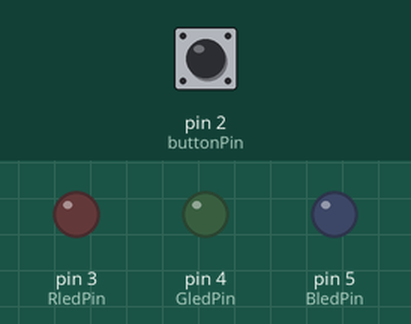
This sketch was run on a simulated Arduino Uno, built with avr-gcc and run on an emulated ATmega328P. Shown: output pins drawn as LEDs (lit = HIGH). The test bench sets the inputs (shaded band); at power-on: pin 2 (buttonPin) LOW.

Above: at 1.2 s.
1.3 s: pin 2 (buttonPin) pulled HIGH for 0.15 s
At 2.7 s:
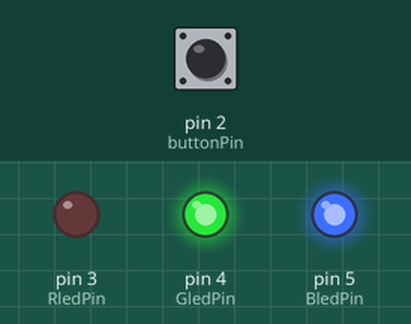
3.1 s: pin 2 (buttonPin) pulled HIGH for 1 s
At 4.0 s:
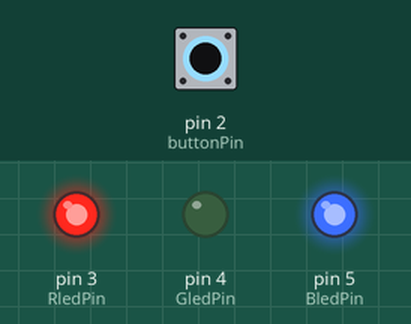
5.6 s: pin 2 (buttonPin) pulled HIGH for 0.15 s
At 7.1 s:
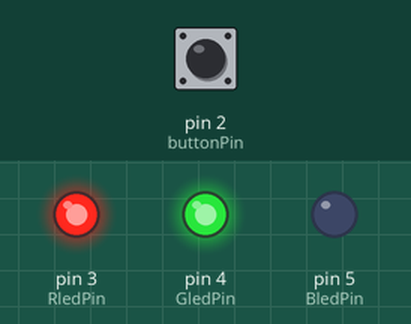
7.4 s: pin 2 (buttonPin) pulled HIGH for 3.2 s
At 8.5 s:
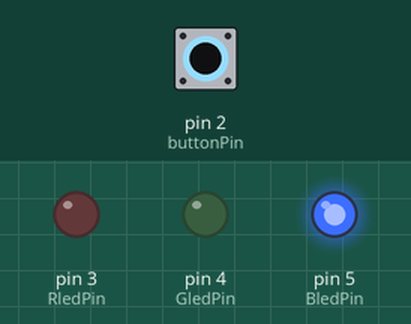
12.1 s: pin 2 (buttonPin) pulled HIGH for 0.15 s
At 13.3 s:
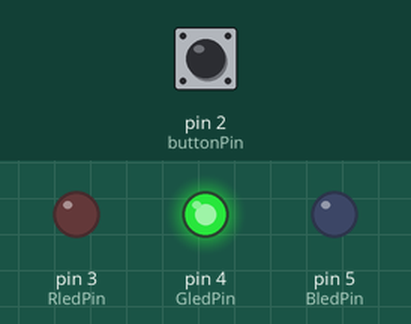
13.9 s: pin 2 (buttonPin) pulled HIGH for 1 s
At 14.7 s:
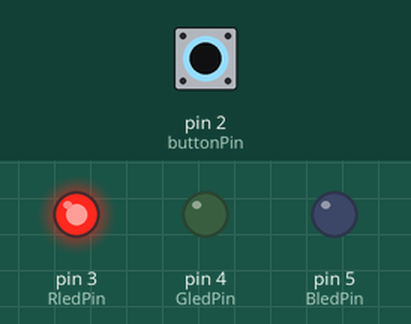
Timing chart, 0 to 16.9 s (numbered marks = the images above; inputs shaded):
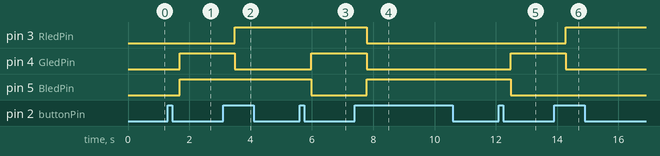

The sketch:

blink_and_disco_light.ino
```cpp
const int buttonPin = 2;

const int RledPin = 3;
const int GledPin = 4;
const int BledPin = 5;

int buttonState = LOW;
int lastButtonState = LOW;
int ledcolor = 0;

bool ambienceMode = false;

unsigned long lastDebounceTime = 0;
unsigned long lastClickTime = 0;
unsigned long lastAmbientTime = 0;

const unsigned long debounceDelay = 30;
const unsigned long doubleClickDelay = 350;
const unsigned long ambientInterval = 800;

int clickCount = 0;
int ambientColor = 0;

// Active-low LED logic from your original code
void setRGB(bool r, bool g, bool b) {
  digitalWrite(RledPin, r ? LOW : HIGH);
  digitalWrite(GledPin, g ? LOW : HIGH);
  digitalWrite(BledPin, b ? LOW : HIGH);
}

void setManualColor(int color) {
  switch (color) {
    case 0: setRGB(true, true, true); break;    // White
    case 1: setRGB(true, false, false); break;  // Red
    case 2: setRGB(false, true, false); break;  // Green
    case 3: setRGB(false, false, true); break;  // Blue
    case 4: setRGB(true, true, false); break;   // Yellow
    case 5: setRGB(true, false, true); break;   // Purple
    case 6: setRGB(false, true, true); break;   // Cyan
    case 7: setRGB(true, true, true); break;    // White
  }
}

void setup() {
  pinMode(RledPin, OUTPUT);
  pinMode(GledPin, OUTPUT);
  pinMode(BledPin, OUTPUT);

  pinMode(buttonPin, INPUT);

  setManualColor(ledcolor);
}

void loop() {
  checkButton();

  if (ambienceMode) {
    updateAmbience();
  }
}

void checkButton() {
  int reading = digitalRead(buttonPin);

  if (reading != lastButtonState) {
    lastDebounceTime = millis();
  }

  if (millis() - lastDebounceTime > debounceDelay) {
    if (reading != buttonState) {
      buttonState = reading;

      if (buttonState == HIGH) {
        unsigned long now = millis();

        if (clickCount == 1 &&
            now - lastClickTime <= doubleClickDelay) {

          clickCount = 0;
          ambienceMode = !ambienceMode;

          if (ambienceMode) {
            ambientColor = 0;
            lastAmbientTime = millis();
            setManualColor(1); // Start with red
          } else {
            setManualColor(ledcolor);
          }

        } else {
          clickCount = 1;
          lastClickTime = now;
        }
      }
    }
  }

  lastButtonState = reading;

  if (clickCount == 1 &&
      millis() - lastClickTime > doubleClickDelay) {

    clickCount = 0;

    if (!ambienceMode) {
      ledcolor++;

      if (ledcolor > 7) {
        ledcolor = 0;
      }

      setManualColor(ledcolor);
    }
  }
}

void updateAmbience() {
  if (millis() - lastAmbientTime >= ambientInterval) {
    lastAmbientTime = millis();

    // Red -> Green -> Blue -> Yellow -> Purple -> Cyan -> White
    ambientColor++;

    if (ambientColor > 6) {
      ambientColor = 0;
    }

    // Map ambience colors to the original color states
    switch (ambientColor) {
      case 0: setRGB(true, false, false); break;  // Red
      case 1: setRGB(false, true, false); break;  // Green
      case 2: setRGB(false, false, true); break;  // Blue
      case 3: setRGB(true, true, false); break;   // Yellow
      case 4: setRGB(true, false, true); break;   // Purple
      case 5: setRGB(false, true, true); break;   // Cyan
      case 6: setRGB(true, true, true); break;    // White
    }
  }
}
```

Measured:
- after the input at 1.3 s, pin 4 (GledPin), pin 5 (BledPin): LOW → HIGH after 0.38 s
- after the input at 3.1 s, pin 3 (RledPin): LOW → HIGH after 0.38 s; pin 4 (GledPin): HIGH → LOW after 0.38 s
- after the input at 5.6 s, pin 4 (GledPin): LOW → HIGH after 0.38 s; pin 5 (BledPin): HIGH → LOW after 0.38 s
- after the input at 7.4 s, pin 3 (RledPin), pin 4 (GledPin): HIGH → LOW after 0.38 s; pin 5 (BledPin): LOW → HIGH after 0.38 s
- after the input at 12.1 s, pin 4 (GledPin): LOW → HIGH after 0.38 s; pin 5 (BledPin): HIGH → LOW after 0.38 s
- after the input at 13.9 s, pin 3 (RledPin): LOW → HIGH after 0.38 s; pin 4 (GledPin): HIGH → LOW after 0.38 s
